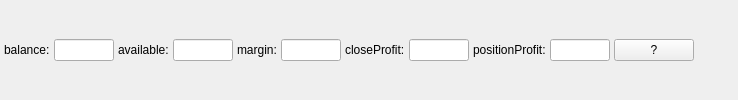
<?xml version="1.0" encoding="UTF-8"?>
<ui version="4.0">
 <class>AccountForm</class>
 <widget class="QWidget" name="AccountForm">
  <property name="windowTitle">
   <string>Form</string>
  </property>
  <layout class="QHBoxLayout" name="horizontalLayoutAll">
   <property name="spacing">
    <number>0</number>
   </property>
   <property name="leftMargin">
    <number>0</number>
   </property>
   <property name="topMargin">
    <number>0</number>
   </property>
   <property name="rightMargin">
    <number>4</number>
   </property>
   <property name="bottomMargin">
    <number>0</number>
   </property>
   <item>
    <layout class="QHBoxLayout" name="horizontalLayout">
     <property name="spacing">
      <number>4</number>
     </property>
     <property name="leftMargin">
      <number>4</number>
     </property>
     <property name="topMargin">
      <number>0</number>
     </property>
     <property name="bottomMargin">
      <number>0</number>
     </property>
     <item>
      <widget class="QLabel" name="label">
       <property name="text">
        <string>balance:</string>
       </property>
      </widget>
     </item>
     <item>
      <widget class="QLineEdit" name="lineEditBalance">
       <property name="maximumSize">
        <size>
         <width>60</width>
         <height>16777215</height>
        </size>
       </property>
       <property name="readOnly">
        <bool>true</bool>
       </property>
      </widget>
     </item>
     <item>
      <widget class="QLabel" name="label_2">
       <property name="text">
        <string>available:</string>
       </property>
      </widget>
     </item>
     <item>
      <widget class="QLineEdit" name="lineEditAvailable">
       <property name="maximumSize">
        <size>
         <width>60</width>
         <height>16777215</height>
        </size>
       </property>
       <property name="readOnly">
        <bool>true</bool>
       </property>
      </widget>
     </item>
     <item>
      <widget class="QLabel" name="label_3">
       <property name="text">
        <string>margin:</string>
       </property>
      </widget>
     </item>
     <item>
      <widget class="QLineEdit" name="lineEditMargin">
       <property name="maximumSize">
        <size>
         <width>60</width>
         <height>16777215</height>
        </size>
       </property>
       <property name="readOnly">
        <bool>true</bool>
       </property>
      </widget>
     </item>
     <item>
      <widget class="QLabel" name="label_4">
       <property name="text">
        <string>closeProfit:</string>
       </property>
      </widget>
     </item>
     <item>
      <widget class="QLineEdit" name="lineEditCloseProfit">
       <property name="maximumSize">
        <size>
         <width>60</width>
         <height>16777215</height>
        </size>
       </property>
       <property name="readOnly">
        <bool>true</bool>
       </property>
      </widget>
     </item>
     <item>
      <widget class="QLabel" name="label_5">
       <property name="text">
        <string>positionProfit:</string>
       </property>
      </widget>
     </item>
     <item>
      <widget class="QLineEdit" name="lineEditPositionProfit">
       <property name="maximumSize">
        <size>
         <width>60</width>
         <height>16777215</height>
        </size>
       </property>
       <property name="readOnly">
        <bool>true</bool>
       </property>
      </widget>
     </item>
     <item>
      <widget class="QPushButton" name="pushButtonRefresh">
       <property name="text">
        <string>?</string>
       </property>
      </widget>
     </item>
     <item>
      <spacer name="horizontalSpacer">
       <property name="orientation">
        <enum>Qt::Horizontal</enum>
       </property>
       <property name="sizeHint" stdset="0">
        <size>
         <width>40</width>
         <height>20</height>
        </size>
       </property>
      </spacer>
     </item>
    </layout>
   </item>
  </layout>
 </widget>
 <resources/>
 <connections/>
</ui>
